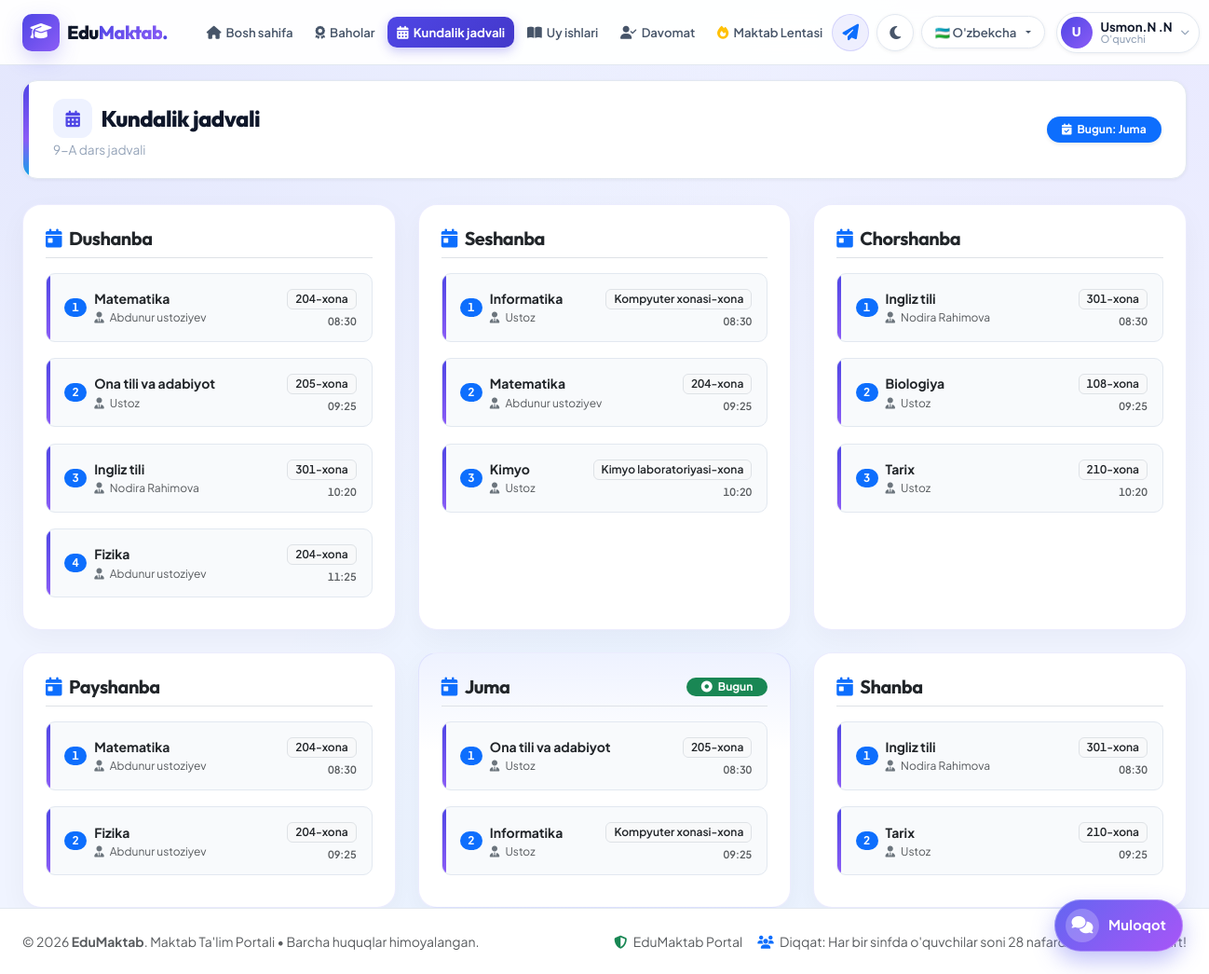
Screenshot of /student/timetable/ (signed in) with the database file from the repository.
### apps/models.py (models this page shows, shortened)
class User(AbstractUser):
    ROLE_CHOICES = (
        ('student', "O'quvchi"),
        ('teacher', "Ustoz"),
        ('admin', "Maktab Ma'muri"),
    )
    role = models.CharField(max_length=20, choices=ROLE_CHOICES, default='student', verbose_name="Rol")
    avatar = models.ImageField(upload_to='avatars/', null=True, blank=True, verbose_name="Profil rasmi")
    phone = models.CharField(max_length=30, blank=True, verbose_name="Telefon raqami")
    birth_date = models.DateField(null=True, blank=True, verbose_name="Tug'ilgan sana")
    address = models.CharField(max_length=255, blank=True, verbose_name="Yashash manzili")
    school = models.ForeignKey(School, on_delete=models.SET_NULL, null=True, blank=True, related_name='users', verbose_name="Maktab")
    classroom = models.ForeignKey(Classroom, on_delete=models.SET_NULL, null=True, blank=True, related_name='students', verbose_name="Sinf")
    subject = models.ForeignKey(Subject, on_delete=models.SET_NULL, null=True, blank=True, related_name='teachers', verbose_name="Dars beradigan fani")
    bio = models.TextField(blank=True, verbose_name="Qisqacha ma'lumot")
    last_seen = models.DateTimeField(null=True, blank=True, verbose_name="Oxirgi faollik")
    initial_password = models.CharField(max_length=128, blank=True, null=True, verbose_name="Boshlang'ich parol (Admin ko'rishi uchun)")
    @property
    def full_name(self):
        name = f"{self.first_name} {self.last_name}".strip()
        return name if name else self.username
    class Meta:
        verbose_name = "Foydalanuvchi"
        verbose_name_plural = "Foydalanuvchilar"

class Classroom(models.Model):
    name = models.CharField(max_length=50, verbose_name="Sinf nomi (masalan: 9-A)")
    grade_level = models.PositiveSmallIntegerField(default=1, verbose_name="Sinf bosqichi (1-11)")
    school = models.ForeignKey(School, on_delete=models.CASCADE, related_name='classrooms', verbose_name="Maktab")
    class_teacher = models.OneToOneField(
        'User',
        on_delete=models.SET_NULL,
        null=True,
        blank=True,
        related_name='mentored_class',
        limit_choices_to={'role': 'teacher'},
        verbose_name="Sinf rahbari"
    )
    max_students = models.PositiveIntegerField(default=28, verbose_name="Maksimal o'quvchilar soni")
    class Meta:
        verbose_name = "Sinf"
        verbose_name_plural = "Sinflar"
        unique_together = ('name', 'school')

class Schedule(models.Model):
    DAYS_OF_WEEK = (
        (1, "Dushanba"),
        (2, "Seshanba"),
        (3, "Chorshanba"),
        (4, "Payshanba"),
        (5, "Juma"),
        (6, "Shanba"),
    )
    classroom = models.ForeignKey(Classroom, on_delete=models.CASCADE, related_name='schedules', verbose_name="Sinf")
    day_of_week = models.PositiveSmallIntegerField(choices=DAYS_OF_WEEK, verbose_name="Hafta kuni")
    lesson_number = models.PositiveSmallIntegerField(verbose_name="Dars soati (1-7)")
    subject = models.ForeignKey(Subject, on_delete=models.CASCADE, verbose_name="Fan")
    teacher = models.ForeignKey(User, on_delete=models.SET_NULL, null=True, blank=True, limit_choices_to={'role': 'teacher'}, verbose_name="Ustoz")
    room_number = models.CharField(max_length=20, blank=True, verbose_name="Xona raqami")
    start_time = models.TimeField(null=True, blank=True, verbose_name="Boshlanish vaqti")
    end_time = models.TimeField(null=True, blank=True, verbose_name="Tugash vaqti")
    class Meta:
        verbose_name = "Dars jadvali"
        verbose_name_plural = "Dars jadvallari"
        unique_together = ('classroom', 'day_of_week', 'lesson_number')
        ordering = ['day_of_week', 'lesson_number']

class Subject(models.Model):
    name = models.CharField(max_length=100, verbose_name="Fan nomi")
    code = models.CharField(max_length=20, blank=True, verbose_name="Kod")
    icon = models.CharField(max_length=50, default="fa-book", verbose_name="Ikonka (FontAwesome)")
    class Meta:
        verbose_name = "Fan"
        verbose_name_plural = "Fanlar"

### apps/views.py (the view)
# urls.py: path('student/timetable/', views.student_timetable, name='student_timetable'),
@login_required
def student_timetable(request):
    user = request.user
    if user.role != 'student':
        return redirect('dashboard_redirect')
    classroom = user.classroom
    days_data = []
    grade_level = classroom.grade_level if classroom else 1
    if classroom:
        for day_num, day_name in Schedule.DAYS_OF_WEEK:
            if day_num == 6 and grade_level < 5:
                continue  # Shanba kuni 4-sinfdan past uchun yo'q
            lessons = Schedule.objects.filter(classroom=classroom, day_of_week=day_num).select_related('subject', 'teacher')
            days_data.append({
                'day_num': day_num,
                'day_name': day_name,
                'lessons': lessons
            })
    return render(request, 'student/timetable.html', {
        'classroom': classroom,
        'days_data': days_data,
        'today_weekday': timezone.now().isoweekday(),
        'grade_level': grade_level,
    })

### templates/student/timetable.html (shortened to what this page needs)
{% extends 'base.html' %}
{% load lang_tags %}
{% block content %}
<div class="container-fluid px-lg-4">
    <div class="page-header-box">
        <div>
            <h1 class="page-header-title">
                <i class="fa-solid fa-calendar-days text-primary"></i> {{ t.timetable }}
            </h1>
            <p class="page-header-subtitle">{{ classroom.name|default:"Sinf" }} {{ t.my_schedule|lower }}</p>
        </div>
        <div class="d-flex align-items-center gap-2">
            <span class="badge bg-primary text-white px-3 py-2 fw-bold rounded-pill shadow-sm">
                <i class="fa-solid fa-calendar-check me-1"></i> {{ t.today }}: {{ today_weekday|t_day:current_lang }}
            </span>
        </div>
    </div>
    <div class="row g-4">
        {% for day in days_data %}
            <div class="col-md-6 col-xl-4">
                <div class="card card-modern h-100 {% if day.day_num == today_weekday %}timetable-day-today{% else %}timetable-day-card{% endif %} p-4">
                    <div class="d-flex justify-content-between align-items-center mb-3 pb-2 border-bottom">
                        <h5 class="fw-bold mb-0 text-dark d-flex align-items-center gap-2">
                            <i class="fa-solid fa-calendar-day text-primary"></i> {{ day.day_num|t_day:current_lang }}
                        </h5>
                        {% if day.day_num == today_weekday %}
                            <span class="badge bg-success text-white px-3 py-1 rounded-pill small fw-bold">
                                <i class="fa-solid fa-circle-dot me-1"></i> {{ t.today }}
                            </span>
                        {% endif %}
                    </div>
                    <div class="d-flex flex-column gap-2 flex-grow-1">
                        {% if day.lessons %}
                            {% for lesson in day.lessons %}
                                <div class="timeline-item d-flex align-items-center justify-content-between">
                                    <div class="d-flex align-items-center gap-2">
                                        <span class="badge bg-primary text-white rounded-pill px-2 py-1 fw-bold" style="font-size: 0.75rem; min-width: 24px;">
                                            {{ lesson.lesson_number }}
                                        </span>
                                        <div>
                                            <div class="fw-bold text-dark small">{{ lesson.subject.name|t_sub:current_lang }}</div>
                                            <div class="text-muted" style="font-size: 0.75rem;">
                                                <i class="fa-solid fa-user-tie text-secondary me-1"></i> {{ lesson.teacher.full_name|default:"Ustoz" }}
                                            </div>
                                        </div>
                                    </div>
                                    <div class="text-end">
                                        <span class="badge bg-light text-dark border px-2 py-1" style="font-size: 0.75rem;">
                                            {{ lesson.room_number|default:"-" }}-{{ t.room|lower }}
                                        </span>
                                        {% if lesson.start_time %}
                                            <div class="text-muted fw-semibold mt-1" style="font-size: 0.7rem;">
                                                {{ lesson.start_time|time:"H:i" }}
                                            </div>
                                        {% endif %}
                                    </div>
                                </div>
                            {% endfor %}
                        {% else %}
                            <div class="text-center py-5 text-muted my-auto">
                                <i class="fa-solid fa-bed fs-2 text-secondary opacity-50 mb-2"></i>
                                <p class="small mb-0 fw-medium">{{ t.no_lessons_day }}</p>
                            </div>
                        {% endif %}
                    </div>
                </div>
            </div>
        {% endfor %}
    </div>
</div>
{% endblock %}

### templates/base.html (shortened to what this page needs)
{% load static %}
{% load lang_tags %}
<!DOCTYPE html>
<html lang="{{ current_lang }}" id="htmlRoot">
<head>
    <link href="https://cdn.jsdelivr.net/npm/bootstrap@5.3.3/dist/css/bootstrap.min.css" rel="stylesheet">
    <link rel="stylesheet" href="https://cdnjs.cloudflare.com/ajax/libs/font-awesome/6.5.1/css/all.min.css">
    <link rel="stylesheet" href="{% static 'css/style.css' %}">
</head>
<body>
    <nav id="mainNavbar" class="navbar navbar-expand-xl navbar-custom">
        <div class="container-fluid px-2 px-lg-4">
            <a class="navbar-brand d-flex align-items-center gap-2" href="{% url 'dashboard_redirect' %}">
                <span class="brand-badge">
                    <i class="fa-solid fa-graduation-cap"></i>
                </span>
                <span class="brand-text">
                    Edu<span class="text-gradient-primary">Maktab</span><span class="dot-accent">.</span>
                </span>
            </a>
            <div class="collapse navbar-collapse" id="navbarContent">
                <ul class="navbar-nav me-auto mb-2 mb-lg-0 ms-lg-3 gap-1">
                    {% if user.is_authenticated %}
                    {% if user.role == 'student' %}
                    <li class="nav-item">
                        <a class="nav-link-custom {% if request.resolver_match.url_name == 'student_dashboard' %}active{% endif %}"
                            href="{% url 'student_dashboard' %}">
                            <i class="fa-solid fa-house"></i> {{ t.dashboard }}
                        </a>
                    </li>
                    <li class="nav-item">
                        <a class="nav-link-custom {% if request.resolver_match.url_name == 'student_grades' %}active{% endif %}"
                            href="{% url 'student_grades' %}">
                            <i class="fa-solid fa-award"></i> {{ t.grades }}
                        </a>
                    </li>
                    <li class="nav-item">
                        <a class="nav-link-custom {% if request.resolver_match.url_name == 'student_timetable' %}active{% endif %}"
                            href="{% url 'student_timetable' %}">
                            <i class="fa-solid fa-calendar-days"></i> {{ t.timetable }}
                        </a>
                    </li>
                    <li class="nav-item">
                        <a class="nav-link-custom {% if request.resolver_match.url_name == 'student_homework' %}active{% endif %}"
                            href="{% url 'student_homework' %}">
                            <i class="fa-solid fa-book-open"></i> {{ t.homework }}
                        </a>
                    </li>
                    <li class="nav-item">
                        <a class="nav-link-custom {% if request.resolver_match.url_name == 'student_attendance' %}active{% endif %}"
                            href="{% url 'student_attendance' %}">
                            <i class="fa-solid fa-user-check"></i> {{ t.attendance }}
                        </a>
                    </li>
                    {% endif %}
                    <li class="nav-item">
                        <a class="nav-link-custom nav-link-feed {% if request.resolver_match.url_name == 'feed' %}active{% endif %}"
                            href="{% url 'feed' %}">
                            <i class="fa-solid fa-fire text-warning"></i> {{ t.feed }}
                        </a>
                    </li>
                    {% endif %}
                </ul>
                <div class="d-flex align-items-center gap-2 mt-3 mt-lg-0">
                    {% if user.is_authenticated %}
                    <a href="{% url 'chat' %}" class="nav-chat-icon-btn position-relative" title="Muloqot va Xabarlar">
                        <i class="fa-solid fa-paper-plane text-primary"></i>
                    </a>
                    {% endif %}
                    <button class="theme-toggle-btn" id="themeToggle" title="Yorug'/Qorong'u rejim">
                        <i class="fa-solid fa-moon icon-moon"></i>
                    </button>
                    <div class="dropdown">
                        <button class="lang-btn dropdown-toggle" type="button" data-bs-toggle="dropdown">
                            {% if current_lang == 'uz' %}🇺🇿 O'zbekcha
                            {% elif current_lang == 'ru' %}🇷🇺 Русский
                            {% else %}🇬🇧 English{% endif %}
                        </button>
                    </div>
                    {% if user.is_authenticated %}
                    <div class="dropdown ms-1">
                        <a href="#" class="nav-user-trigger dropdown-toggle" data-bs-toggle="dropdown"
                            aria-expanded="false">
                            {% if user.avatar and user.avatar.name %}
                            <img src="{{ user.avatar.url }}" alt="{{ user.full_name }}" class="nav-avatar-img">
                            {% else %}
                            <div class="nav-avatar-initials">
                                {{ user.first_name|default:user.username|slice:":1"|upper }}
                            </div>
                            {% endif %}
                            <div class="nav-user-info d-none d-md-block">
                                <span class="nav-user-name">{{ user.full_name }}</span>
                                <span class="nav-user-role">
                                    {{ user.role|t_role:current_lang }}
                                </span>
                            </div>
                            <i class="fa-solid fa-chevron-down nav-user-chevron d-none d-md-block"></i>
                        </a>
                    </div>
                    {% else %}
                    <a href="{% url 'login' %}" class="btn btn-primary-custom btn-sm px-4">
                        <i class="fa-solid fa-arrow-right-to-bracket me-1"></i> {{ t.login }}
                    </a>
                    {% endif %}
                </div>
            </div>
        </div>
    </nav>
    <main class="flex-grow-1" id="mainContent">
        {% block content %}{% endblock %}
    </main>
    {% if user.is_authenticated and request.resolver_match.url_name != 'chat' and request.resolver_match.url_name != 'chat_with_user' %}
    <a href="{% url 'chat' %}" class="floating-chat-launcher" id="floatingChatLauncher" title="Muloqot markazini ochish">
        <div class="floating-chat-icon-wrap">
            <i class="fa-solid fa-comments"></i>
        </div>
        <span class="floating-chat-text">Muloqot</span>
    </a>
    {% endif %}
    <footer class="py-4 mt-auto">
        <div
            class="container-fluid px-lg-4 text-center text-muted small d-flex flex-wrap justify-content-between align-items-center gap-2">
            <div>&copy; 2026 <strong>EduMaktab</strong>. {{ t.school_portal }} &bull; {{ t.all_rights_reserved }}.
            </div>
            <div class="d-flex gap-3 align-items-center">
                <span><i class="fa-solid fa-shield-halved text-success me-1"></i> EduMaktab Portal</span>
                <span><i class="fa-solid fa-users text-primary me-1"></i> {{ t.notice_28_limit }}</span>
            </div>
        </div>
    </footer>
</body>
</html>

### rows the page displays
User: first_name "U", full_name "Usmon.N .N", role|t_role "O'quvchi"
Classroom: name "9-A"
Schedule: lesson_number "1", subject.name|t_sub "Matematika", teacher.full_name "Abdunur ustoziyev", room_number "204", room "xona", start_time "08:30"
Schedule: lesson_number "2", subject.name|t_sub "Ona tili va adabiyot", teacher.full_name "Ustoz", room_number "205", room "xona", start_time "09:25"
Schedule: lesson_number "3", subject.name|t_sub "Ingliz tili", teacher.full_name "Nodira Rahimova", room_number "301", room "xona", start_time "10:20"
Schedule: lesson_number "4", subject.name|t_sub "Fizika", teacher.full_name "Abdunur ustoziyev", room_number "204", room "xona", start_time "11:25"
Schedule: lesson_number "1", subject.name|t_sub "Informatika", teacher.full_name "Ustoz", room_number "Kompyuter xonasi", room "xona", start_time "08:30"
Schedule: lesson_number "2", subject.name|t_sub "Matematika", teacher.full_name "Abdunur ustoziyev", room_number "204", room "xona", start_time "09:25"
Schedule: lesson_number "3", subject.name|t_sub "Kimyo", teacher.full_name "Ustoz", room_number "Kimyo laboratoriyasi", room "xona", start_time "10:20"
Schedule: lesson_number "1", subject.name|t_sub "Ingliz tili", teacher.full_name "Nodira Rahimova", room_number "301", room "xona", start_time "08:30"
Schedule: lesson_number "2", subject.name|t_sub "Biologiya", teacher.full_name "Ustoz", room_number "108", room "xona", start_time "09:25"
Schedule: lesson_number "3", subject.name|t_sub "Tarix", teacher.full_name "Ustoz", room_number "210", room "xona", start_time "10:20"
Schedule: lesson_number "1", subject.name|t_sub "Matematika", teacher.full_name "Abdunur ustoziyev", room_number "204", room "xona", start_time "08:30"
Schedule: lesson_number "2", subject.name|t_sub "Fizika", teacher.full_name "Abdunur ustoziyev", room_number "204", room "xona", start_time "09:25"
Schedule: lesson_number "1", subject.name|t_sub "Ona tili va adabiyot", teacher.full_name "Ustoz", room_number "205", room "xona", start_time "08:30"
Schedule: lesson_number "2", subject.name|t_sub "Informatika", teacher.full_name "Ustoz", room_number "Kompyuter xonasi", room "xona", start_time "09:25"
Schedule: lesson_number "1", subject.name|t_sub "Ingliz tili", teacher.full_name "Nodira Rahimova", room_number "301", room "xona", start_time "08:30"
Schedule: lesson_number "2", subject.name|t_sub "Tarix", teacher.full_name "Ustoz", room_number "210", room "xona", start_time "09:25"

### other values shown
{{ t.dashboard }} "Bosh sahifa"
{{ t.grades }} "Baholar"
{{ t.timetable }} "Kundalik jadvali"
{{ t.homework }} "Uy ishlari"
{{ t.attendance }} "Davomat"
{{ t.feed }} "Maktab Lentasi"
{{ t.my_schedule|lower }} "dars jadvali"
{{ t.today }} "Bugun"
{{ today_weekday|t_day:current_lang }} "Juma"
{{ day.day_num|t_day:current_lang }} "Dushanba" "Seshanba" "Chorshanba" "Payshanba" "Juma" "Shanba"
{{ t.school_portal }} "Maktab Ta'lim Portali"
{{ t.all_rights_reserved }} "Barcha huquqlar himoyalangan"
{{ t.notice_28_limit }} "Diqqat: Har bir sinfda o'quvchilar soni 28 nafardan oshmasligi shart!"
